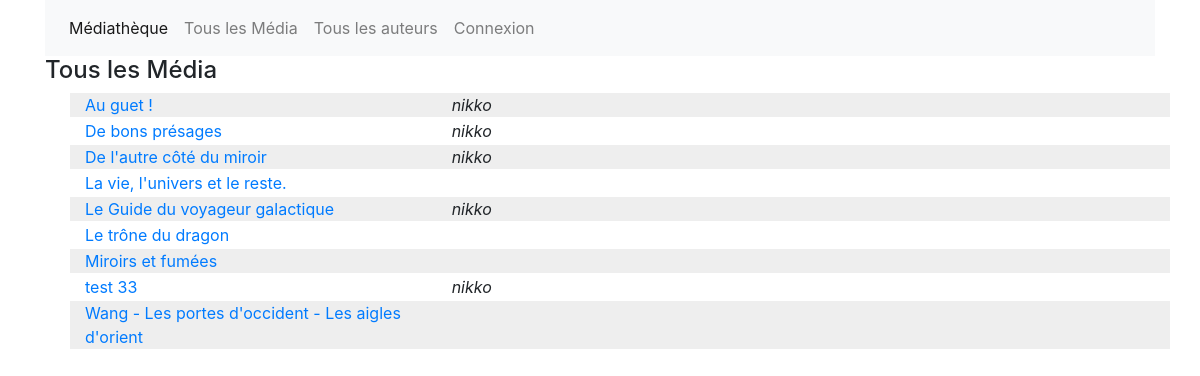
The page /index.php?action=list on the database its author committed.
### tables this page shows
CREATE TABLE IF NOT EXISTS `media` (
  `id` int(11) NOT NULL AUTO_INCREMENT,
  `utilisateur_id` int(11) DEFAULT NULL,
  `titre` varchar(255) DEFAULT NULL,
  `date` datetime DEFAULT NULL,
  `resume` text,
  PRIMARY KEY (`id`)
);

CREATE TABLE IF NOT EXISTS `utilisateur` (
  `id` int(11) NOT NULL AUTO_INCREMENT,
  `nom` varchar(255) DEFAULT NULL,
  `prenom` varchar(255) DEFAULT NULL,
  `pseudo` varchar(255) DEFAULT NULL,
  `email` varchar(255) DEFAULT NULL,
  `motdepasse` varchar(255) DEFAULT NULL,
  PRIMARY KEY (`id`)
);

### functions/functions.php (the view, shortened to what this page needs)
<?php
function pagination($nbResultQuery, $nbPPages, $typePagination, $element){
    $pagination = "";
    $pageNumber = 1;
    return $pagination;
}
function getMediaList($env = "front"){
    $link = openConn();
    $sql = "SELECT
	            `l`.`id`, `l`.`titre`, `u`.`id` as `idUtilisateur`, `u`.`pseudo`
            FROM
	            `media` `l` LEFT JOIN
	            `utilisateur` `u` ON `l`.`utilisateur_id` = `u`.`id` ORDER BY `l`.`titre`;";
    $result = mysqli_query($link, $sql);
    $nbRows = mysqli_num_rows($result);
    $pageNumber = 1;
    if($nbRows > 0){
        $i = 0;
        echo "<h4>Tous les Média</h4>";
        echo "<ul id=\"listPaginationBook".$pageNumber."\" class=\"pagination-visible\">";
        while($i < $nbRows){
            $row = mysqli_fetch_assoc($result);
            $bgList = ($i%2 == 0) ? " style=\"background-color:#eee; margin-bottom: 2px;\"" : "style=\"margin-bottom: 2px;\"";
            echo "<li class=\"row\"".$bgList.">";
            if($env == "front"){
                echo "<a href=\"index.php?action=media&idMedia=". $row["id"] . "\" class=\"col-lg-4\">".
                    utf8_encode($row["titre"])."</a>";
                echo "<i class=\"col-lg-1\">".$row["pseudo"]."</i>";
            }
            echo "</li>";
            $i++;
        }
        echo "</ul>";
    }else{
        echo "0 résultat";
    }
}

### css/style.css (style rules this page uses)
.pagination-visible { visibility: visible; display: block; }

### rows shown on the page
media: titre "Au guet !", utilisateur.pseudo "nikko"
media: titre "De bons présages", utilisateur.pseudo "nikko"
media: titre "De l'autre côté du miroir", utilisateur.pseudo "nikko"
media: titre "La vie, l'univers et le reste."
media: titre "Le Guide du voyageur galactique", utilisateur.pseudo "nikko"
media: titre "Le trône du dragon"
media: titre "Miroirs et fumées"
media: titre "test 33", utilisateur.pseudo "nikko"
media: titre "Wang - Les portes d'occident - Les aigles d'orient"
